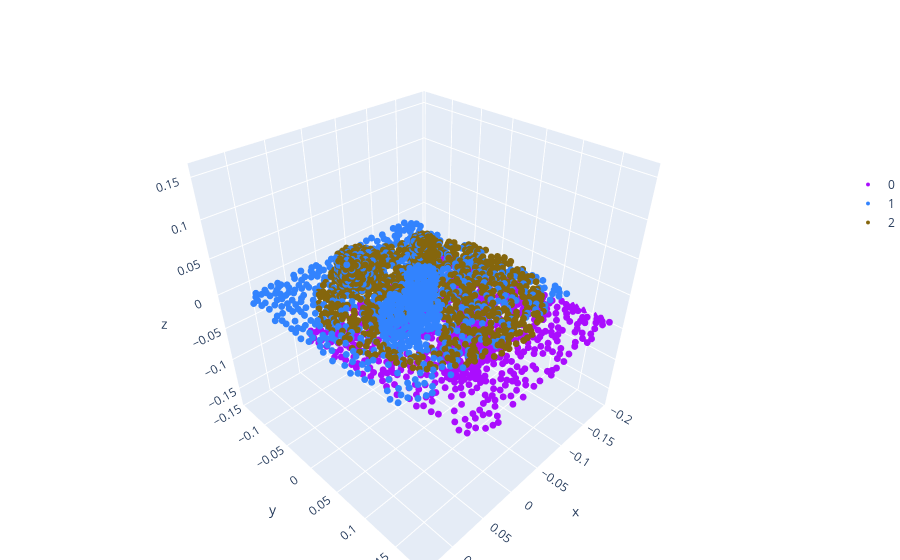

The code cell stored with this chart in its notebook:
### Code cell
data = dataset[random_index]
print(gt_action.shape, gt_anchor.shape)
points_all = np.concatenate((input_action, random_T1.transform_points(gt_action), input_anchor), axis=1)
labels = np.concatenate(
    (
        np.zeros((input_action.shape[1])),
        np.ones((gt_action.shape[1])),
        np.ones((gt_anchor.shape[1])) * 2,
    ),
    axis=0,
).astype(int)
print(labels.shape)
segmentation_fig(
    points_all[0],
    labels,
)

### Figure 1 — Plotly figure (JSON) as saved in the notebook; plotly's stock layout.template omitted (floating-point values rounded to 4 significant figures; data arrays with more than 128 entries replaced by an {"elided": "..."} marker saying what was removed)
{"data": [{"marker": {"color": "#AA0DFE", "line": {"width": 0}, "size": 4}, "mode": "markers", "name": "0", "scene": "scene", "type": "scatter3d", "x": {"elided": "1024 float values"}, "y": {"elided": "1024 float values"}, "z": {"elided": "1024 float values"}}, {"marker": {"color": "#3283FE", "line": {"width": 0}, "size": 4}, "mode": "markers", "name": "1", "scene": "scene", "type": "scatter3d", "x": {"elided": "1024 float values"}, "y": {"elided": "1024 float values"}, "z": {"elided": "1024 float values"}}, {"marker": {"color": "#85660D", "line": {"width": 0}, "size": 4}, "mode": "markers", "name": "2", "scene": "scene", "type": "scatter3d", "x": {"elided": "1024 float values"}, "y": {"elided": "1024 float values"}, "z": {"elided": "1024 float values"}}], "layout": {"legend": {"x": 1, "y": 0.75}, "margin": {"b": 0, "l": 0, "r": 0, "t": 40}, "scene": {"aspectratio": {"x": 1, "y": 1, "z": 1}, "xaxis": {"nticks": 10, "range": [-0.2022, 0.1428]}, "yaxis": {"nticks": 10, "range": [-0.1523, 0.1926]}, "zaxis": {"nticks": 10, "range": [-0.1796, 0.1654]}}, "showlegend": true}}
